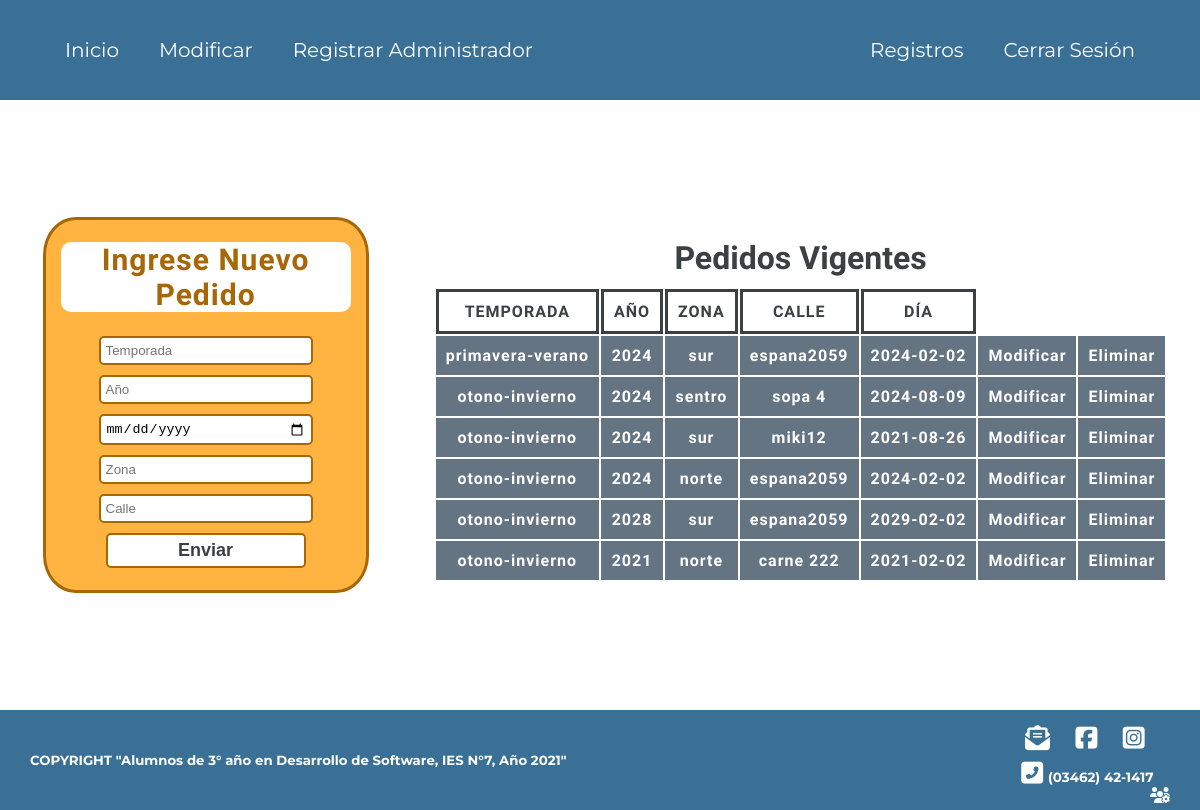
Screenshot of /semi/lfet.php (signed in) with the database file from the repository.
### tables this page shows
CREATE TABLE IF NOT EXISTS `lugares` (
  `temporada` varchar(26) NOT NULL,
  `ano` int(4) NOT NULL,
  `zona` varchar(18) NOT NULL,
  `calle` varchar(33) NOT NULL,
  `dia` date NOT NULL,
  `id` int(68) NOT NULL AUTO_INCREMENT,
  PRIMARY KEY (`id`),
  UNIQUE KEY `id` (`id`)
);

### semi/1a.php (called while the page is built, shortened)
<?php
require 'navbar2.php';
 ?>

### semi/lfet.php (the view, shortened to what this page needs)
<?php
require '1a.php';
?>
<!DOCTYPE html>
<html lang="en" dir="ltr">
  <head>
  <link rel="stylesheet" href="css/pedido_adm.css">
  </head>
  <body>
    <div class="cuerpo_ped_adm">
      <div class="nuevo_pedido">
        <h1>Ingrese Nuevo Pedido</h1>
        <form class="inputs_adm" action="zona.php" method="post">
          <input type="text" name="temporada" placeholder="Temporada" required  />
          <input type="text" name="ano" placeholder="Año" required  />
          <input type="date" name="dia" required  />
          <input type="text" name="zona" placeholder="Zona" required  />
          <input type="text" name="calle" placeholder="Calle" required  />
          <input class="button" type="submit" value="Enviar">
        </form>
      </div>
      <div class="pedidos_vigentes">
        <h1>Pedidos Vigentes</h1>
        <table>
          <tr class="primera_fila">
            <td>Temporada</td>
            <td>Año</td>
            <td>Zona</td>
            <td>Calle</td>
            <td>Día</td>
          </tr>
          <?php
            $sql="SELECT * from lugares";
            $result=mysqli_query($conexion,$sql);
            while($mostrar=mysqli_fetch_assoc($result)) { ?>
              <tr class="fila_pedido">
                <td><?php echo $mostrar['temporada'] ?></td>
                <td><?php echo $mostrar['ano'] ?></td>
                <td><?php echo $mostrar['zona'] ?></td>
                <td><?php echo $mostrar['calle'] ?></td>
                <td><?php echo $mostrar['dia'] ?></td>
                <?php echo "<td><a href='modped.php?id=".$mostrar['id']."'>Modificar</a></td>";
                echo "<td><a href='elimped.php?id=".$mostrar['id']."''>Eliminar</a></td>"; ?>
              </tr>
          <?php }?>
        </table>
      </div>
    </div>
    <?php include('pie.php') ?>
  </body>
</html>

### semi/navbar2.php (shortened to what this page needs)
<!DOCTYPE html>
<html lang="en" dir="ltr">
  <head>
    <link rel="stylesheet" href="css/nav_pie.css">
    <link rel="stylesheet" href="css/forms.css">
    <link rel="stylesheet" href="css/index.css">
  </head>
  <body>
    <header class="header">
      <nav class="menu">
        <div class="ventanas">
          <ul>
            <li>
              <a href="lfet.php">Inicio</a>
            </li>
            <li>
              <a href="admin.php">Modificar</a>
            </li>
            <li>
              <a href="adm.php">Registrar Administrador</a>
            </li>
          </ul>
        </div>
        <div class="log_reg">
          <ul>
            <li>
              <a href="peda.php">Registros</a>
            </li>
            <li>
              <a href="serse.php">Cerrar Sesión</a>
            </li>
          </ul>
        </div>
      </nav>
    </header>
  </body>
</html>

### semi/pie.php
<div class="pie_pagina">
    <div class="info">
        <h5>COPYRIGHT "Alumnos de 3° año en Desarrollo de Software, IES N°7, Año 2021"</h5>
    </div>
    <div class="contacto">
        <div class="redes">
            <a href="mailto:intendencia@venadotuerto.gob.ar"><i class="fas fa-envelope-open-text icon"></i></a>
            <a href="https://www.facebook.com/VenadoTuertoGobierno" target="_blank"><i class="fab fa-facebook-square icon"></i></a>
            <a href="https://www.instagram.com/venadotuertogob/?fbclid=IwAR3Hg19tArGL8IMHJNOVwCtQWZAnQ1AQ00eEJfHRU8h79T997rhPRauMUZM" target="_blank"><i class="fab fa-instagram-square icon"></i></a>
        </div>
        <div class="celular">
            <h6><i class="fas fa-phone-square-alt icon icon_"></i>(03462) 42-1417</h6>
        </div>
        <div class="admin">
            <a href="inia.php"><i class="fas fa-users-cog"></i></a>
        </div>
    </div>
</div>

### semi/css/nav_pie.css (style rules this page uses)
:root { --blanco: rgb(255, 255, 255); --oscuro: #3B7096; --nar-osc: #a76707; --nar-clar: #FFB442; --gris-clar: #657482; --gris-osc: #3c4043; }
* { padding: 0px; margin: 0px; text-decoration: none; }
body { background: var(--blanco); font-family: 'Source Sans Pro', sans-serif; }
.icon { color: var(--blanco); margin-right: 5px; font-size: 25px; }
.header { background: var(--oscuro); padding: 10px 30px; height: 10vh; display: flex; align-items: center; }
.header ul { display: flex; flex-wrap: wrap; }
.header li { margin: 10px; list-style-type: none; }
.header a { color: var(--blanco); font-family: 'Montserrat', sans-serif; font-size: 20px; margin: 0px 10px; transition: 300ms; }
.menu { width: 100%; display: flex; padding: 15px; }
.ventanas { flex: 5 1 auto; }
.log_reg { flex: 0 1 auto; }
.pie_pagina { background: var(--oscuro); padding: 10px 30px; display: flex; align-items: center; height: 10vh; }
.pie_pagina h5, .pie_pagina h6 { color: var(--blanco); font-family: 'Montserrat', sans-serif; transition: 300ms; }
.info { display: flex; align-items: center; flex: 4 1 auto; }
.contacto { display: flex; align-items: center; flex-direction: column; flex: 0.3 1 auto; }
.redes { margin: 10px 0; width: 100%; display: flex; justify-content: space-evenly; }
.celular { text-align: center; width: 100%; font-size: 20px; }
.admin { width: 100%; display: flex; justify-content: flex-end; }
.admin i { color: var(--blanco); }

### semi/css/forms.css (style rules this page uses)
.button { padding: 5px; border: 2px solid var(--gris-osc); border-radius: 10px; background: var(--blanco); color: var(--gris-osc); font-size: 18px; font-weight: 600; transition: 150ms; }

### semi/css/pedido_adm.css (style rules this page uses)
.cuerpo_ped_adm { padding: 5px; height: auto; min-height: 75vh; display: flex; justify-content: space-around; align-items: center; }
.nuevo_pedido { width: 300px; height: 350px; margin: 10px; padding: 10px; background: var(--nar-clar); border-radius: 10%; border: 3px solid var(--nar-osc); text-align: center; display: flex; flex-flow: column; justify-content: space-around; }
.nuevo_pedido h1 { color: var(--nar-osc); font-size: 30px; margin: 5px; letter-spacing: 1px; background: var(--blanco); border-radius: 10px; }
.inputs_adm { display: flex; flex-flow: column; align-items: center; }
.inputs_adm input { width: 200px; margin: 5px 0; padding: 5px; border-radius: 5px; border: 2px solid var(--nar-osc); }
.pedidos_vigentes { text-align: center; }
.pedidos_vigentes h1 { color: var(--gris-osc); margin: 10px 0; }
.primera_fila td, .fila_pedido td { padding: 10px; letter-spacing: 1px; }
.primera_fila td { text-transform: uppercase; border: 3px solid var(--gris-osc); background: var(--blanco); color: var(--gris-osc); font-weight: 600; }
.fila_pedido td { background: var(--gris-clar); color: var(--blanco); font-weight: 600; }
.fila_pedido a { color: var(--blanco); }

### rows the page displays
lugares: temporada "primavera-verano", ano "2024", zona "sur", calle "espana2059", dia "2024-02-02"
lugares: temporada "otono-invierno", ano "2024", zona "sentro", calle "sopa 4", dia "2024-08-09"
lugares: temporada "otono-invierno", ano "2024", zona "sur", calle "miki12", dia "2021-08-26"
lugares: temporada "otono-invierno", ano "2024", zona "norte", calle "espana2059", dia "2024-02-02"
lugares: temporada "otono-invierno", ano "2028", zona "sur", calle "espana2059", dia "2029-02-02"
lugares: temporada "otono-invierno", ano "2021", zona "norte", calle "carne 222", dia "2021-02-02"
